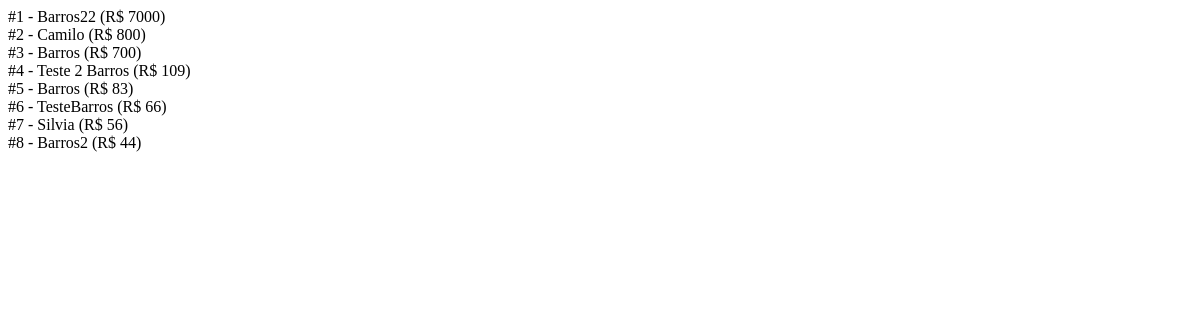
/contas/rank/, run on an earlier commit of the app's database.
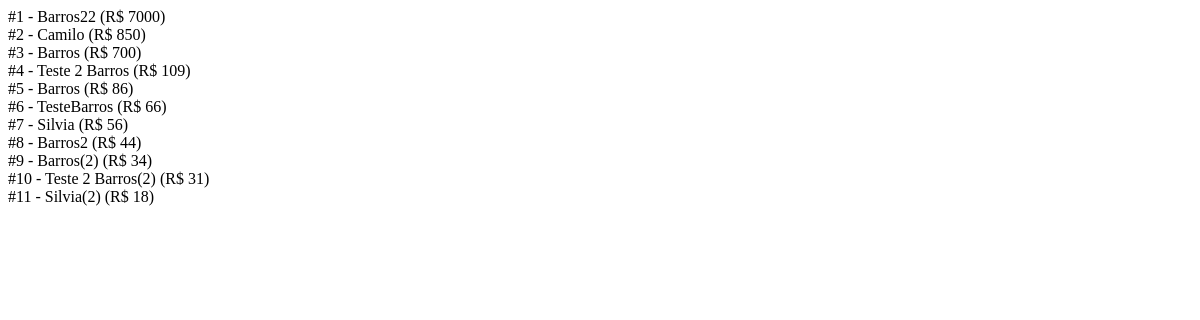
And on a later commit of the database.
### contas/models.py (models this page shows, shortened)
class Usuario(models.Model):
    nome = models.CharField(max_length=50)
    pontuacao = models.IntegerField()
    id_user = models.CharField(max_length=25)

### contas/views.py (the view)
# urls.py: path('rank/', views.rankin),
def rankin(request):
    usuario = Usuario.objects.all().order_by('-pontuacao')
    num = 0
    return render(request, 'contas/registro.html', {"usuario": usuario, "num":num})

### contas/templates/contas/registro.html
{% load staticfiles %}
    {% for usuario in usuario %}
        <div id="{{usuario.id_user}}" class="DivPontos">
            <div class="UsuarioNomePontos">#{{forloop.counter}} - {{usuario.nome}} (R$ {{usuario.pontuacao}}) </div>
        </div>
    {% endfor %}

What changed in the data, as far as the page shows it:
changed Usuario "Camilo": pontuacao "800" → "850"
changed Usuario (number 5 of 11 on the later page): pontuacao "83" → "86"
added Usuario: nome "Barros(2)", pontuacao "34"
added Usuario: nome "Teste 2 Barros(2)", pontuacao "31"
added Usuario: nome "Silvia(2)", pontuacao "18"
